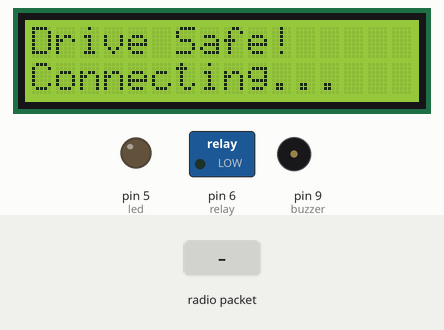
This sketch was run on a simulated Arduino Uno, built with avr-gcc and run on an emulated ATmega328P. Parts: 16×2 character LCD, switched loads named in the sketch (green lamp = pin HIGH), output pins drawn as LEDs (lit = HIGH), buzzer (waves = sounding). Dashed ring = blinking. The test bench sets the inputs (shaded band). No radio packets arrive unless stated; what the sketch prints to the serial monitor is not drawn.

Above: at 2.2 s.
2.3 s: radio packet "alcohol_1" arrives
At 3.1 s:
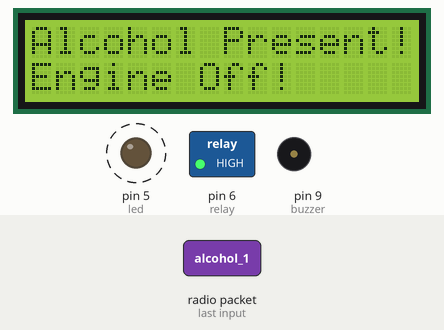
Timing chart, 0 to 11.3 s (numbered marks = the images above; inputs shaded):
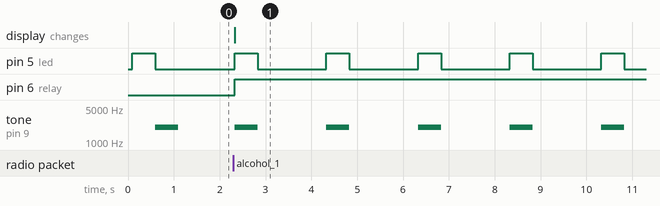

The sketch:

Diadem_vehicle.ino
```cpp
/* Project: Diadem Vehicle
 *
 * Created: 12-10-2020, Monday
 *
 * Edits: #1  Added code for NRF24
 *            Added alchl_1 function
 *            Added relay
 *            Added LED
 *            Added buzzer
 *            Added LCD I2C code
 *
 *
 * Pinout:
 *
 *
 *
 *
 *
 */

#include <SPI.h>                                //header for SPI communication protocol
#include <nRF24L01.h>                           //NRF24 header
#include <RF24.h>                               //NRF24 header

#include <Wire.h>                               //header for I2C communciation protocol
#include <LiquidCrystal_I2C.h>                  //header for LCD 16X2 with I2C

RF24 radio(7, 8); // CE, CSN
LiquidCrystal_I2C lcd(0x27, 16, 2);             // Set the LCD address to 0x27 for a 16 chars and 2 line display

const byte address[6] = "00001";

int count=0;
int mode=0;

int relay=6;          //relay conencted to D6
int led=5;            //led connected to D5
int buzzer=9;         //buzzer connected to D9


//=============================== ALCHL_1 fucntion==============

void alchl_1(){
  Serial.println("Alcohol detected! Engine Deactivated");
  lcd.clear();
  lcd.print("Alcohol Present!");
  lcd.setCursor(0,1);
  lcd.print("Engine Off!");
  digitalWrite(relay,HIGH);          //relay switch off
  mode=1;
  for(int i=2;i>0;i++)              //infinte loop, must be restarted
  {
      tone(buzzer,2000);            //buzzer
      digitalWrite(led,HIGH);       //led blink
      delay(500);
      digitalWrite(led,LOW);
      noTone(buzzer);
      delay(1500);
  }
}


//================= SETUP function =======================

void setup() {
  Serial.begin(9600);                          //Serial baud rate set to 9600
  radio.begin();                               // nrf24
  radio.openReadingPipe(0, address);
  radio.setPALevel(RF24_PA_MIN);
  radio.startListening();

  lcd.begin();                                  //initialize the LCD
  lcd.backlight();                              // Turn on the blacklight and print a message.
  lcd.print("Drive Safe!");                     //lcd dsiplay code
  lcd.setCursor(0,1);
  lcd.print("Connecting...");
  lcd.setCursor(0,0);
  Serial.println("LCD set");                    //CHECK for lcd working


  pinMode(relay,OUTPUT);                      //declaring realy pin as output
  digitalWrite(relay,LOW);                   //relay switch on


  pinMode(led,OUTPUT);                        //declaring led as output
  digitalWrite(led,HIGH);                     //led on
  delay(500);
  digitalWrite(led,LOW);                      //led off

  pinMode(buzzer,OUTPUT);                     //delcaring buzzer as output
  tone(buzzer,2000);                          //buzzer beep
  delay(500);
  noTone(buzzer);

  //lcd.clear();
  Serial.println("Device Setup Successful");
}


//===================== LOOP FUNCTION ==============

void loop() {
  if (radio.available()) {                          //checking if connected
    char text[32] = "";
    radio.read(&text, sizeof(text));                //reading incoming message


    String tert = text;                             //storing message in string tert
    Serial.println(text);
    if(tert.equals("alcohol_1"))                      //checking if alcohol is detected
  {
    alchl_1();    //calls alchl_1 fucntion
    mode=1;
  }
  if(mode==0)
  {
    if(tert.equals("helmet_0"))                     //checking if the helmet is removed
  {
    count++;
    if(count>=5)                                    //giving a delay of 5 seconds
    {
      Serial.println("Helmet Removed");

      lcd.clear();                                  //warning displayed on LCD
      lcd.print("Helmet Removed");
      lcd.setCursor(0,1);
      lcd.print("Wear Helmet!");
      lcd.setCursor(0,0);

      tone(buzzer,2000);            //buzzer
      digitalWrite(led,HIGH);       //led blink
      delay(500);
      digitalWrite(led,LOW);
      noTone(buzzer);
    }
  }
    else
  {
    Serial.println("Helmet Fastened!");     //message
    lcd.clear();
    lcd.print("Helmet Worn");               //message on LCD
    lcd.setCursor(0,1);
    lcd.print("Drive Safe!");
    lcd.setCursor(0,0);
    count=0;
  }
  }
  }
}
```

Measured:
- after the input at 2.3 s, pin 5 (led): alternates HIGH for 0.50 s and LOW for 1.5 s, starting at once; pin 6 (relay): LOW → HIGH at once; tone on pin 9 (buzzer): alternates 2000 Hz for 0.50 s and silent for 1.5 s, starting at once; the display: changes at once (image 1)
